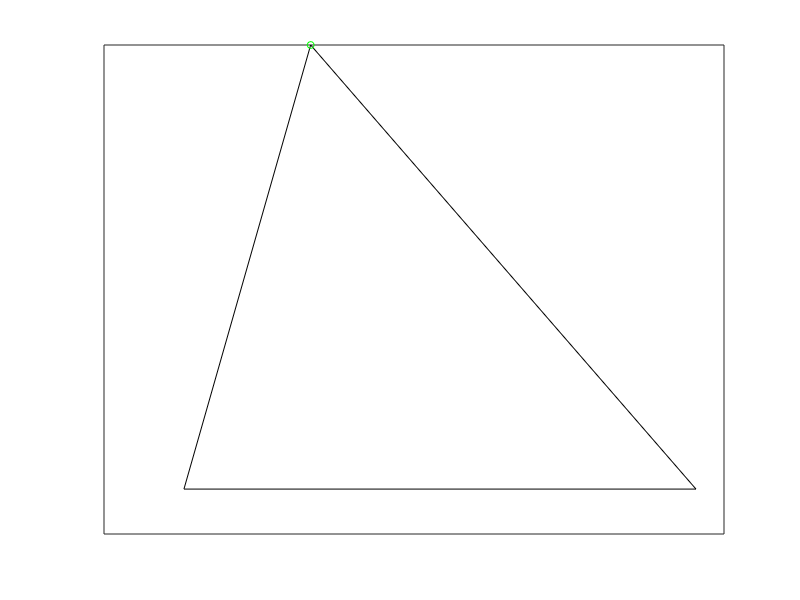

MATLAB code for this plot: (Note: this script raises an error after producing the figure.)
% Ankle Foot Orthosis
clc;
clear;
close all;

% All Lengths & Distances have units in "mm".
% All Angles have units in "Degrees".
% Theta in CCW direction is considered +ve and in CW direction is -ve.
% Conventions: {Anterior(->) : +ve, Posterior(<-) : -ve, Proximal(^) : +ve, Distal(v) : -ve}

%%%%%%%%%%%%%%%%%%%%%%%%%%%%%%%%%%%%%%%%%%%%%%%%%%%%%%%%%%%%%%%%%%%%%%%%%%%

%%%%% Inputs

% Limb Points (Coordinates : [x y z]': 3x1)
ACS = [0 0 1]'; % Origin
FE = [-61.32 -63.57 1]'; % Foot End
FT = [186.44 -63.57 1]'; % Foot Tip
Knee_Height = 400.98; % Knee Height

% Orthosis Points (Coordinates : [x y z])
TP1 = [-31.2 183.9 1]'; % Touch Point-1
TP2 = [-31.2 267.7 1]'; % Touch Point-2
SP0 = [0 233.5 1]'; % Strap Point-0
SP1 = [41.2 233.5 1]'; % Strap Point-1
FP1 = [129.5 -63.57 1]'; % Foot Point-1
FP2 = [-30.1 -63.57 1]'; % Foot Point-2
FSP0 = [39.57 -31.8 1]'; % Foot Strap Point-0
FSP1 = [86.33 2.27 1]'; % Foot Strap Point-1

% Graphical Input for Limb Motion
ipd1 = msgbox({'- Given figure consists of an arc that depicts a constrained Knee movement from -20 to 20 degrees range.' ...
    '','- Click on/in the arc range to select a certain angle on which further analysis is based.' ...
    '',['- If clicked out of range, the input auto-corrects itself in its length and in its angle to either -20 or 20 degrees ' ...
    'accordingly.']},'Input-1','warn');
plot([ACS(1),FE(1)],[ACS(2),FE(2)],'k-')
hold on;
plot([ACS(1),FT(1)],[ACS(2),FT(2)],'k-')
plot(ACS(1),ACS(2),'go','MarkerSize',5)
plot([FT(1),FE(1)],[FT(2),FE(2)],'k-')
xticks([]),yticks([])
Limb_arc = arc(0,0,Knee_Height,pi/9); % Ankle Dorsiflexion Range
xlim([-200,200]),ylim([-75,450])
[X,Y] = ginput(1); % Input for Knee Points
Knee = knee(Knee_Height,X,Y);
plot(Knee(1),Knee(2),'ko','MarkerSize',5)
plot([ACS(1),Knee(1)],[ACS(2),Knee(2)],'k-')
ACS_circle = arc(0,0,20,2*pi); % OCS Misalignment Range
xlim([-200,200]),ylim([-75,450])
xticks([]),yticks([])

% Graphical Input for Misalignment
ipd2 = msgbox({'- Given circle in red is a constrained selection range for Orthotic Coordinate System (OCS) center.' ...
    '','- Click a point on/in the circle to select OCS center accordingly.' ...
    '',['- If clicked out of range, the input auto-corrects itself & selects the outermost point on the circle ' ...
    'at the same angle of clicked input.']},'Input-2','warn');
[X,Y] = ginput(1); % Takes input of OCS
[deltaX,deltaY] = ocsPoints(X,Y);
plot(deltaX,deltaY,'bo','MarkerSize',5)
legend('Limb','','ACS','','','Knee Joint','','','OCS','Location','bestoutside')
OCS = [deltaX deltaY 1]'; % Orthosis Center
theta = atand(Knee(1)/Knee(2)); % Dorsiflexion Angle
hold off;

% Motion Type & Misalignment Type
[Limb_Motion,Misalignment_Type] = motion(theta,deltaX,deltaY);

%%%%%%%%%%%%%%%%%%%%%%%%%%%%%%%%%%%%%%%%%%%%%%%%%%%%%%%%%%%%%%%%%%%%%%%%%%%

%-------------------------------------------------------------------------%
%                MODEL-1 : Strap & Touch Points Movement                  %
%-------------------------------------------------------------------------%

%%%%% Computation

%%% 1.Coordinates of Points about ACS
% Here "theta" is taken "-ve" as a clock-wise movement is seen in this case
SP0_ACS = aboutACS(SP0,-theta);
SP1_ACS = aboutACS(SP1,-theta);
TP1_ACS = aboutACS(TP1,-theta);
TP2_ACS = aboutACS(TP2,-theta);
Knee_ACS = Knee;

%%% 2.Coordinates of Points about OCS
% Here "theta" is taken "-ve" as a clock-wise movement is seen in this case
SP0_OCS = aboutOCS(SP0,-theta,deltaX,deltaY);
SP1_OCS = aboutOCS(SP1,-theta,deltaX,deltaY);
TP1_OCS = aboutOCS(TP1,-theta,deltaX,deltaY);
TP2_OCS = aboutOCS(TP2,-theta,deltaX,deltaY);

%%% 3.Line Parameters
% Line parameters of SPs about ACS
[Distance_SP_ACS,Slope_SP_ACS,Intercept_SP_ACS] = lineParameters(SP0_OCS,SP1_ACS);
% Line parameters of SPs about OCS
[Distance_SP_OCS,Slope_SP_OCS,Intercept_SP_OCS] = lineParameters(SP0_OCS,SP1_OCS);
% Line parameters of TPs about ACS
[Distance_TP_ACS,Slope_TP_ACS,Intercept_TP_ACS] = lineParameters(TP1_ACS,TP2_ACS);
% Line parameters of TPs about OCS
[Distance_TP_OCS,Slope_TP_OCS,Intercept_TP_OCS] = lineParameters(TP1_OCS,TP2_OCS);

%-------------------------------------------------------------------------%

%%%%% Results

% 1.1 Direction of Calf Band Travel w.r.t Direction of Ankle Motion
Calf_Band_Travel = strapMovement(Distance_SP_ACS,Distance_SP_OCS,Slope_SP_ACS,Slope_SP_OCS);

% 1.2 Anterior-Posterior & Proximal-Distal Relative Motions (in mm)
[AP_SP,PD_SP] = relativeMotionSP(SP0_OCS,SP1_ACS,SP1_OCS,Distance_SP_ACS,Distance_SP_OCS,Slope_SP_ACS,Slope_SP_OCS);

% 1.3 Strap Points movement illustration plot
illustrationPlotSP(SP0_OCS,SP1_ACS,SP1_OCS,[-150,150],[150,300],'Strap');

% 1.4 Resulant Pressure On Leg
Res_Pressure_Leg = pressurePointLeg(theta,Intercept_TP_ACS,Intercept_TP_OCS);

% 1.5 Anterior-Posterior & Proximal-Distal Relative Motions (in mm)
[AP_TP,PD_TP] = relativeMotionTP(TP1_ACS,TP2_ACS,TP2_OCS,theta,Intercept_TP_ACS,Intercept_TP_OCS);

% 1.6 Touch Points movement illustration plot
illustrationPlotP(TP1_ACS,TP2_ACS,TP1_OCS,TP2_OCS,[-150,150],[100,300],'Touch');

%-------------------------------------------------------------------------%

%%%%% Simulation Model
figure;
plot([ACS(1),FE(1)],[ACS(2),FE(2)],'k-','LineWidth',1)
hold on;
plot([ACS(1),FT(1)],[ACS(2),FT(2)],'k-','LineWidth',1)
plot([ACS(1),Knee_ACS(1)],[ACS(2),Knee_ACS(2)],'k-','LineWidth',1)
plot([FT(1),FE(1)],[FT(2),FE(2)],'k-','LineWidth',1)
plot([SP0_OCS(1),SP1_ACS(1)],[SP0_OCS(2),SP1_ACS(2)],'b:','LineWidth',2)
plot([SP0_OCS(1),SP1_OCS(1)],[SP0_OCS(2),SP1_OCS(2)],'r-','LineWidth',1)
plot([TP1_ACS(1),TP2_ACS(1)],[TP1_ACS(2),TP2_ACS(2)],'m:','LineWidth',2)
plot([TP1_OCS(1),TP2_OCS(1)],[TP1_OCS(2),TP2_OCS(2)],'c-','LineWidth',1)
plot(ACS(1),ACS(2),'yo','LineWidth',1.5)
plot(OCS(1),OCS(2),'go','LineWidth',1.5)
title('Simulation Model-1')
xlim([-150,200]),ylim([-75,420])
xticks([]),yticks([]);
legend('Limb','','','','SP-ACS','SP-OCS','TP-ACS','TP-OCS','ACS','OCS',"Location","best")
hold off;

%%%%%%%%%%%%%%%%%%%%%%%%%%%%%%%%%%%%%%%%%%%%%%%%%%%%%%%%%%%%%%%%%%%%%%%%%%%

%-------------------------------------------------------------------------%
%              MODEL-2 : Foot-Strap & Foot Points Movement                %
%-------------------------------------------------------------------------%

%%%%% Computation

%%% 1.Coordinates of Points about ACS
% Here "theta" is taken "+ve" as a CCW movement is seen in this case
FP1_ACS = aboutACS(FP1,theta);
FP2_ACS = aboutACS(FP2,theta);
FSP0_ACS = aboutACS(FSP0,theta);
FSP1_ACS = aboutACS(FSP1,theta);
FE_ACS = aboutACS(FE,theta);
FT_ACS = aboutACS(FT,theta);

%%% 2.Coordinates of Points about OCS
% Here "theta" is taken "+ve" as a CCW movement is seen in this case
FP1_OCS = aboutOCS(FP1,theta,deltaX,deltaY);
FP2_OCS = aboutOCS(FP2,theta,deltaX,deltaY);
FSP0_OCS = aboutOCS(FSP0,theta,deltaX,deltaY);
FSP1_OCS = aboutOCS(FSP1,theta,deltaX,deltaY);

%%% 3.Line Parameters
% Line parameters of FPs about ACS
[Distance_FP_ACS,Slope_FP_ACS,Intercept_FP_ACS] = lineParameters(FP1_ACS,FP2_ACS);
% Line parameters of FPs about OCS
[Distance_FP_OCS,Slope_FP_OCS,Intercept_FP_OCS] = lineParameters(FP1_OCS,FP2_OCS);
% Line parameters of FSPs about ACS
[Distance_FSP_ACS,Slope_FSP_ACS,Intercept_FSP_ACS] = lineParameters(FSP0_OCS,FSP1_ACS);
% Line parameters of FSPs about OCS
[Distance_FSP_OCS,Slope_FSP_OCS,Intercept_FSP_OCS] = lineParameters(FSP0_OCS,FSP1_OCS);

%-------------------------------------------------------------------------%

%%%%% Results

% 2.1 Foot Strap Movement
Foot_Strap_Movement = strapMovement(Distance_FSP_ACS,Distance_FSP_OCS,Slope_FSP_ACS,Slope_FSP_OCS);

% 2.2 Anterior-Posterior & Proximal-Distal Relative Motions (in mm)
[AP_FSP,PD_FSP] = relativeMotionSP(FSP0_OCS,FSP1_ACS,FSP1_OCS,Distance_FSP_ACS,Distance_FSP_OCS,Slope_FSP_ACS,Slope_FSP_OCS);

% 2.3 Strap Points movement illustration plot
illustrationPlotSP(FSP0_OCS,FSP1_ACS,FSP1_OCS,[0,200],[-75 50],'Foot-Strap');

% 2.4 Resulant Pressure On Feet
Res_Pressure_Feet = pressurePointFeet(Intercept_FP_ACS,Intercept_FP_OCS);

% 2.5 Anterior-Posterior & Proximal-Distal Relative Motions (in mm)
[AP_FP,PD_FP] = relativeMotionFP(FP1_ACS,FP2_ACS,FP1_OCS,FP2_OCS,Slope_FP_ACS,Intercept_FP_ACS,Intercept_FP_OCS);

% 2.6 Foot Points movement illustration plot
illustrationPlotP(FP1_ACS,FP2_ACS,FP1_OCS,FP2_OCS,[-200,200],[-150,0],'Foot');

%-------------------------------------------------------------------------%

%%%%% Simulation Model
figure;
plot([ACS(1),0],[ACS(2),Knee_Height],'k-','LineWidth',1)
hold on;
plot([ACS(1),FE_ACS(1)],[ACS(2),FE_ACS(2)],'k-','LineWidth',1)
plot([ACS(1),FT_ACS(1)],[ACS(2),FT_ACS(2)],'k-','LineWidth',1)
plot([FE_ACS(1),FT_ACS(1)],[FE_ACS(2),FT_ACS(2)],'k-','LineWidth',1)
plot([FP1_ACS(1),FP2_ACS(1)],[FP1_ACS(2),FP2_ACS(2)],'b:','LineWidth',2)
plot([FP1_OCS(1),FP2_OCS(1)],[FP1_OCS(2),FP2_OCS(2)],'r-','LineWidth',1)
plot([FSP0_OCS(1),FSP1_ACS(1)],[FSP0_OCS(2),FSP1_ACS(2)],'m:','LineWidth',2)
plot([FSP0_OCS(1),FSP1_OCS(1)],[FSP0_OCS(2),FSP1_OCS(2)],'c-','LineWidth',1)
plot(ACS(1),ACS(2),'yo','LineWidth',1.5)
plot(OCS(1),OCS(2),'go','LineWidth',1.5)
xlim([-200 200]),ylim([-150 420])
title('Simulation Model-2')
xticks([]),yticks([]);
legend('Limb','','','','FP-ACS','FP-OCS','FSP-ACS','FSP-OCS','ACS','OCS',"Location","best")
hold off;

%%%%%%%%%%%%%%%%%%%%%%%%%%%%%%%%%%%%%%%%%%%%%%%%%%%%%%%%%%%%%%%%%%%%%%%%%%%

%%%%% Outputs
disp(['Misalignment Type : ',Misalignment_Type])
disp(['Limb Motion : ',Limb_Motion])
disp(['A-P relative motion of SPs : ',num2str(AP_SP),' mm.'])
disp(['P-D relative motion of SPs : ',num2str(PD_SP),' mm.'])
disp(['Calf Band Travel : ',Calf_Band_Travel])
disp(['A-P relative motion of TPs : ',num2str(AP_TP),' mm.'])
disp(['P-D relative motion of TPs : ',num2str(PD_TP),' mm.'])
disp(['Resultant Pressure Point on Leg : ',Res_Pressure_Leg])
disp(['A-P relative motion of FSPs : ',num2str(AP_FSP),' mm.'])
disp(['P-D relative motion of FSPs : ',num2str(PD_FSP),' mm.'])
disp(['Foot Strap Movement : ',Foot_Strap_Movement])
disp(['A-P relative motion of FPs : ',num2str(AP_FP),' mm.'])
disp(['P-D relative motion of FPs : ',num2str(PD_FP),' mm.'])
disp(['Resultant Pressure Point on Feet : ',Res_Pressure_Feet])

%%%%%%%%%%%%%%%%%%%%%%%%%%%%%%%%%%%%%%%%%%%%%%%%%%%%%%%%%%%%%%%%%%%%%%%%%%%

%-------------------------------------------------------------------------%
%                          DEFINED FUNCTIONS                              %
%-------------------------------------------------------------------------%

% Function for determining Motion & Misalignment Type
function [Limb_Motion,Misalignment_Type] = motion(theta,deltaX,deltaY)
    % Limb Motion with reference to Ankle Dorsiflexion angle
    if theta<0
        Limb_Motion = 'Plantar flexion';
    elseif theta>0
        Limb_Motion = 'Dorsiflexion';
    else
        Limb_Motion = 'Neutral';
    end
    
    % Misalignment type with reference to deltaX
    if deltaX>0
        X_Misalignment = 'Anterior';
    elseif deltaX<0
        X_Misalignment = 'Posterior';
    else
        X_Misalignment = '';
    end
    
    % Misalignment type with reference to deltaY
    if deltaY>0
        Y_Misalignment = 'Proximal';
    elseif deltaY<0
        Y_Misalignment = 'Distal';
    else
        Y_Misalignment = '';
    end
    
    % Misalignment type with reference to deltaX & deltaY
    if strlength(X_Misalignment)==0 && strlength(Y_Misalignment)==0
        Misalignment_Type = 'None';
    else
        Misalignment_Type = [X_Misalignment,' ',Y_Misalignment];
    end
end

%-------------------------------------------------------------------------%

% Arc / Circle
function Arc = arc(x,y,r,theta)
    hold on;
    th = -theta+(pi/2):pi/50:theta+(pi/2);
    xunit = r * cos(th) + x;
    yunit = r * sin(th) + y;
    Arc = plot(xunit, yunit,'r-','MarkerSize',2);
end

%-------------------------------------------------------------------------%

% Defining Knee Points
function KneePoints = knee(Knee_Height,X,Y)
    R = Knee_Height;
    th = atand(X/Y);
    if X>=-R*sind(20) && X<=R*sind(20)
        if th<-20
            KneePoints = [R*sind(-20) R*cosd(-20) 1]';
        elseif th>20
            KneePoints = [R*sind(20) R*cosd(20) 1]';
        else
            KneePoints = [R*sind(th) R*cosd(th) 1]';
        end
    elseif X<-R*sind(20)
        KneePoints = [R*sind(-20) R*cosd(-20) 1]';
    elseif X>R*sind(20)
        KneePoints = [R*sind(20) R*cosd(20) 1]';
    end
end

%-------------------------------------------------------------------------%


% Function for computing coordinates of points about ACS
function P_ACS = aboutACS(P,theta)

% Rotation Matrix
    R = [cosd(theta) -sind(theta) 0;
        sind(theta) cosd(theta) 0;
        0 0 1];
    P_ACS = R*P; % Point "P" rotated about ACS

end

%-------------------------------------------------------------------------%

% Function for computing coordinates of points about OCS
function P_OCS = aboutOCS(P,theta,deltaX,deltaY)

% Rotation Matrix
R = [cosd(theta) -sind(theta) 0;
    sind(theta) cosd(theta) 0;
    0 0 1];
% Translation / Shift Matrix
T = [1 0 deltaX;
    0 1 deltaY;
    0 0 1];

P_trans = T\P; % Point "P" translated to OCS
P_ortho = R*P_trans; % Point "P" rotated about Orthosis axis
P_OCS = T*P_ortho; % Point "P" translated back to ACS; Mentioned as OCS for ease

end

%-------------------------------------------------------------------------%

% Function for determining line parameters
function [D,S,I] = lineParameters(P1,P2)
    D = sqrt((P1(1)-P2(1))^2 + (P1(2)-P2(2))^2 + (P1(3)-P2(3))^2); % Distance
    S = (P2(2)-P1(2))/(P2(1)-P1(1)); % Slope
    I = P1(2)-S*P1(1); % Intercept
end

%-------------------------------------------------------------------------%

% Function for determining Strap Movement
function SM = strapMovement(D1,D2,S1,S2)
    % Horizontal Separation
    if D1<D2
        SM_H = 'Anterior';
    elseif D1>D2
        SM_H = 'Posterior';
    else
        SM_H = '';
    end
    % Vertical Separation
    if S1>S2
        SM_V = 'Distal';
    elseif S1<S2
        SM_V = 'Proximal';
    else
        SM_V = '';
    end
    SM = [SM_H,' ',SM_V];
end

%-------------------------------------------------------------------------%

% Function for A-P & P-D Relative Motions for Strap & Foot Strap Points
function [AP,PD] = relativeMotionSP(P0_OCS,P1_ACS,P1_OCS,D1,D2,S1,S2)
    MSP = P1_ACS; % Moving Strap Point
    length_P1s = sqrt((P1_ACS(1)-P1_OCS(1))^2+(P1_ACS(2)-P1_OCS(2))^2);
    A = P0_OCS(2)-P1_OCS(2);
    B = P1_OCS(1)-P0_OCS(1);
    C = P0_OCS(1)*P1_OCS(2)-P1_OCS(1)*P0_OCS(2);
    pd = abs((A*MSP(1)+B*MSP(2)+C)/sqrt(A^2 + B^2));
    ap = sqrt(length_P1s^2 - pd^2);
    % Sign convention for Relative Motions
    % Horizontal Separation
    if D1<=D2
        AP = ap;
    elseif D1>D2
        AP = -ap;
    end
    % Vertical Separation
    if S1>S2
        PD = -pd;
    elseif S1<=S2
        PD = pd;
    end
end

%-------------------------------------------------------------------------%

% Function for A-P & P-D Relative Motions for Touch Points
function [AP,PD] = relativeMotionTP(P1_ACS,P2_ACS,P2_OCS,theta,I1,I2)
    P = P2_OCS;
    length_P2s = sqrt((P2_ACS(1)-P2_OCS(1))^2+(P2_ACS(2)-P2_OCS(2))^2);
    A = P1_ACS(2)-P2_ACS(2);
    B = P2_ACS(1)-P1_ACS(1);
    C = P1_ACS(1)*P2_ACS(2)-P2_ACS(1)*P1_ACS(2);
    ap = abs((A*P(1)+B*P(2)+C)/sqrt(A^2 + B^2));
    pd = sqrt(length_P2s^2 - ap^2);
    % Sign convention for Relative Motions
    % Vertical Separation
    if P2_ACS(2)>P2_OCS(2)
        PD = -pd;
    elseif P2_ACS(2)<=P2_OCS(2)
        PD = pd;
    end
    % Horizontal Separation
    if theta<0
        if I1>I2
            AP = -ap;
        elseif I1<I2
            AP = ap;
        else
            AP = ap;
        end
    elseif theta>0
        if I1<I2
            AP = -ap;
        elseif I1>I2
            AP = ap;
        else
            AP = ap;
        end
    else
        PD = 0;
        AP = 0;
    end
end

%-------------------------------------------------------------------------%

% Function for A-P & P-D Relative Motions for Foot Points
function [AP,PD] = relativeMotionFP(P1_ACS,P2_ACS,P1_OCS,P2_OCS,S,I1,I2)
    P = P2_OCS;
    length_P2s = sqrt((P2_ACS(1)-P2_OCS(1))^2+(P2_ACS(2)-P2_OCS(2))^2);
    A = P1_ACS(2)-P2_ACS(2);
    B = P2_ACS(1)-P1_ACS(1);
    C = P1_ACS(1)*P2_ACS(2)-P2_ACS(1)*P1_ACS(2);
    pd = abs((A*P(1)+B*P(2)+C)/sqrt(A^2 + B^2));
    ap = sqrt(length_P2s^2 - pd^2);
    % Sign convention for Relative Motions
    % Vertical Separation
    if I1>I2
        PD = -pd;
    elseif I1<I2
        PD = pd;
    else
        PD = pd;
    end
    % Horizontal Separation
    % Intercepts of perpendicular lines
    IP1 = P1_ACS(2) + (P1_ACS(1)/S);
    IP2 = P1_OCS(2) + (P1_OCS(1)/S);
    % Points on x-axis where the perpendicular lines intersect x-axis
    X1 = S*IP1;
    X2 = S*IP2;
    if X1>X2
        AP = -ap;
    elseif X1<X2
        AP = ap;
    else
        AP = ap;
    end
end

%-------------------------------------------------------------------------%

% Function for illustration plots of Strap & Foot-strap points
function illustrationPlotSP(P0_OCS,P1_ACS,P1_OCS,XLim,YLim,points)

    figure;
    plot([P0_OCS(1),P1_ACS(1)],[P0_OCS(2),P1_ACS(2)],'b:','LineWidth',2)
    hold on;
    plot([P0_OCS(1),P1_OCS(1)],[P0_OCS(2),P1_OCS(2)],'r-','LineWidth',1)
    xlim(XLim),ylim(YLim)
    title(['Movement of ',points,' points'])
    grid on;
    legend('About Limb','About Orthosis',"Location","best")
    hold off;

end

%-------------------------------------------------------------------------%

% Function for illustration plots of Foot & Touch points
function illustrationPlotP(P1_ACS,P2_ACS,P1_OCS,P2_OCS,XLim,YLim,points)

    figure;
    plot([P1_ACS(1),P2_ACS(1)],[P1_ACS(2),P2_ACS(2)],'b:','LineWidth',2)
    hold on;
    plot([P1_OCS(1),P2_OCS(1)],[P1_OCS(2),P2_OCS(2)],'r-','LineWidth',1)
    xlim(XLim),ylim(YLim)
    title(['Movement of ',points,' points'])
    grid on;
    legend('About Limb','About Orthosis',"Location","best")
    hold off;

end

%-------------------------------------------------------------------------%

% Resultant Pressure Point on Leg
function Res_Pressure = pressurePointLeg(theta,I1,I2)
    if theta<0
        if I1>I2
            Res_Pressure = 'Anterior';
        elseif I1<I2
            Res_Pressure = 'Posterior';
        else
            Res_Pressure = 'None';
        end
    elseif theta>0
        if I1<I2
            Res_Pressure = 'Anterior';
        elseif I1>I2
            Res_Pressure = 'Posterior';
        else
            Res_Pressure = 'None';
        end
    else
        Res_Pressure = 'None';
    end
end

%-------------------------------------------------------------------------%

% Resultant Pressure Point on Feet
function Res_Pressure = pressurePointFeet(I1,I2)
    if I1>I2
        Res_Pressure = 'Proximal-Top';
    elseif I1<I2
        Res_Pressure = 'Distal-Bottom';
    else
        Res_Pressure = 'None';
    end
end

%-------------------------------------------------------------------------%

% OCS Points
function [deltaX,deltaY] = ocsPoints(X,Y)
    R = 20; % Radius of OCS Circle
    R_ = sqrt(X^2 + Y^2);
    th = abs(atand(Y/X));
    if R_<=R
        deltaX = X;
        deltaY = Y;
    elseif R_>R
        if X>=0 && Y>=0
            deltaX = R*cosd(th);
            deltaY = R*sind(th);
        elseif X>=0 && Y<=0
            deltaX = R*cosd(th);
            deltaY = -R*sind(th);
        elseif X<=0 && Y<=0
            deltaX = -R*cosd(th);
            deltaY = -R*sind(th);
        elseif X<=0 && Y>=0
            deltaX = -R*cosd(th);
            deltaY = R*sind(th);
        end
    end
end